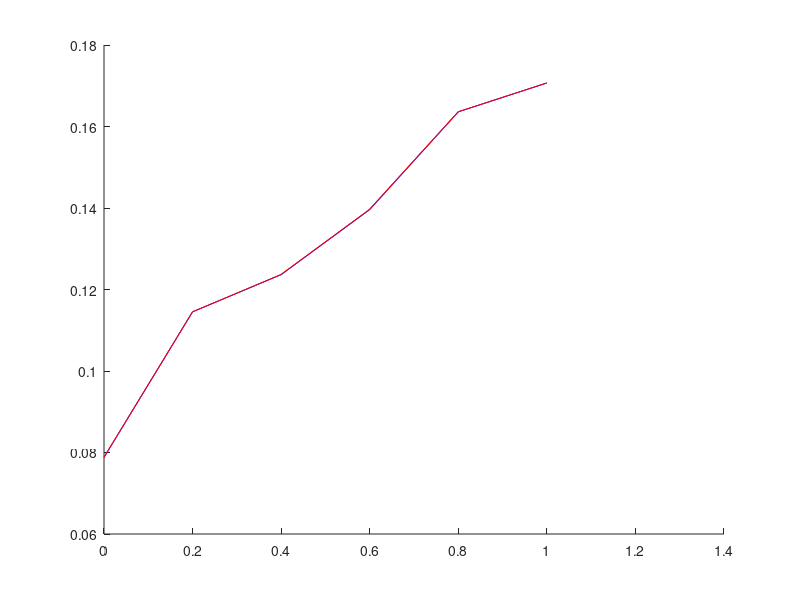

Write the MATLAB code that produced this figure.


function binary
global Tc R b ac kappa
Tc = [305.4 190.4];
Pc = [48.8 46];
R = 83.14; 
w = [0.099 0.011];
options=optimset('Display','off');


b = 0.0778*R*Tc./Pc;
ac = 0.45724*R^2*Tc.^2./Pc;
kappa = 0.37464+1.54226*w-0.269932*w.^2;
T=352; %K

pm=0.055;
y=0.6;
xx=0:0.2:1;
nx=length(xx);
for i=1:nx
    x=xx(i);

    Vl=1.5*b(1);
    Vv=R*T/pm;
    pold=100;

    while abs(pold-pm)>0.00001
        Vl=fsolve(@(Vl) pm-p(T,Vl,x),Vl,options);
        phil1=exp(lnphi1(pm,Vl,T,x));
        phil2=exp(lnphi2(pm,Vl,T,x));
        yold=2;

        while abs(y-yold)>0.00001
            Vv=fsolve(@(Vv) pm-p(T,Vv,y),Vv,options);
            phiv1=exp(lnphi1(pm,Vv,T,y));
            phiv2=exp(lnphi2(pm,Vv,T,y));

            K1=phil1/phiv1;
            K2=phil2/phiv2;

            sum1=K1*x+K2*(1-x);
            yold=y;
            y=K1*x;

        end
   

    pold=pm;
    pm=pm*sum1;

    end
    pp(i)=pm;
    yy(i)=y;
end

pp;
yy;
hold on
plot(xx,pp, 'b')
plot(yy,pp, 'r')
end

function y=am(x,t)
global Tc kappa ac b
alpha=(1+kappa.*(1-sqrt(t./Tc))).^2;
a=ac.*alpha;
bmix = x*b(1)+(1-x)*b(2);
kij=-0.0026;
y=x^2.*a(1)+(1-x)^2.*a(2)+2*x*(1-x)*sqrt(a(1).*a(2))*(1-kij);
end

function y=p(t,v,x)
global R b
bmix = x*b(1)+(1-x)*b(2);
y=R*t./(v-bmix)-am(x,t)./(v*(v+bmix)+bmix*((v-bmix)));
end

function y=lnphi1(p,v,t,x)
global R b ac kappa Tc
s2 = sqrt(2);
z=p*v/R/t;
alpha=(1+kappa.*(1-sqrt(t./Tc))).^2;
a=ac.*alpha;
bmix = x*b(1)+(1-x)*b(2);
y = b(1)/bmix*(z-1)-log(z-bmix*p/R/t)-am(x,t)/2/s2/bmix/R/t*(2*(x*a(1)+(1-x)*sqrt(a(1)*a(2)))/am(x,t)-b(1)/bmix)*log((z+(1+s2)*bmix*p/R/t)/(z+(1-s2)*bmix*p/R/t));
end

function y=lnphi2(p,v,t,x)
global R b ac kappa Tc 
s2 = sqrt(2);
z=p*v/R/t;
alpha=(1+kappa.*(1-sqrt(t./Tc))).^2;
a=ac.*alpha;
bmix = x*b(1)+(1-x)*b(2);
y=b(2)/bmix*(z-1)-log(z-bmix*p/R/t)-am(x,t)/2/s2/bmix/R/t*(2*(x*sqrt(a(1)*a(2))+(1-x)*a(2))/am(x,t)-b(2)/bmix)*log((z+(1+s2)*bmix*p/R/t)/(z+(1-s2)*bmix*p/R/t));
end

